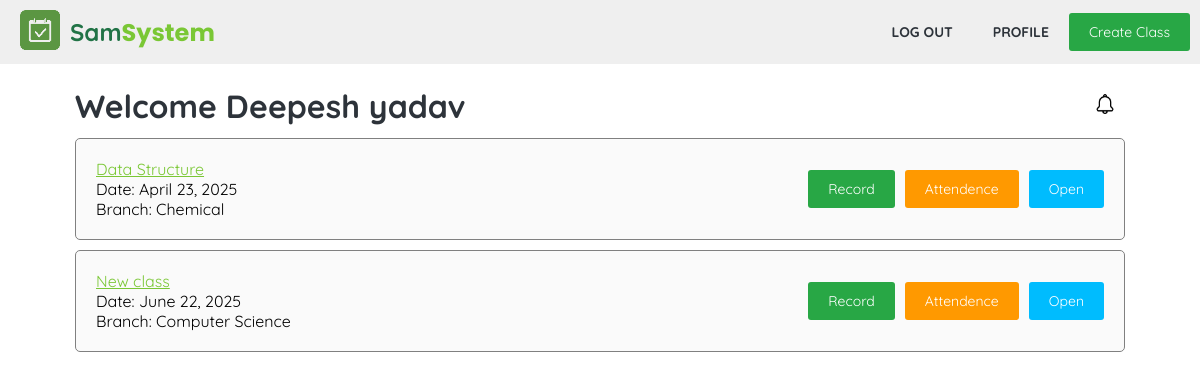
The app's page /teacher/ (signed in) with its own data.
### tables this page shows
CREATE TABLE `class` (
  `id` int(11) NOT NULL,
  `name` varchar(100) DEFAULT NULL,
  `description` text DEFAULT NULL,
  `teacher_id` int(11) DEFAULT NULL,
  `date_created` datetime DEFAULT current_timestamp(),
  `branch` int(11) DEFAULT NULL,
  `longitude` decimal(10,5) DEFAULT NULL,
  `latitude` decimal(10,5) DEFAULT NULL,
  `open_session_id` int(11) DEFAULT NULL
);

CREATE TABLE `branch` (
  `id` int(11) NOT NULL,
  `full_name` varchar(100) NOT NULL,
  `initials` varchar(10) NOT NULL
);

### teacher/index.php (the view, shortened to what this page needs)
<?php
require '../utils.php';
function getBranchName($id, $conn)
{
	$stmt = $conn->prepare("SELECT full_name FROM branch WHERE id = ?");
	$stmt->bind_param("i", $id);
	$stmt->execute();
	$stmt->bind_result($result);
	if ($stmt->fetch()) {
		return $result;
	} else {
		$stmt->close();
		return null;
	}
}
?>
<!DOCTYPE html>
<html lang="en">
<head>
	<link rel="stylesheet" href="../css/util.css">
	<link rel="stylesheet" href="../css/style.css">
</head>
<body>
	<?php require '../components/nav_sm.php'; ?>
	<div class="container mt20">
		<div class="d-fcc jc-sb">
			<h1>Welcome <?= $_SESSION['name']?></h1>
			<div class="icon-wrapper">
				<img src="/attendence/img/notification.png" alt="notifications" class="icon " id="notification-btn">
			</div>
		</div>
		<?php
		$teacher_id = $_SESSION['user_id'];
		$result = $conn->query("SELECT * FROM class WHERE teacher_id = $teacher_id");
		while($row = $result->fetch_assoc()){
			echo "<div class='user-row'>
			<div class='user-row-left'>
			<a class='link td-u' href='/attendence/class/class.php?id=". $row['id']. " '>" . $row['name'] . "</a>
			<p>Date: ".   (new DateTime($row["date_created"]))->format('F j, Y') . " </p>
			<p>Branch: " . getBranchName($row['branch'], $conn) . "</p>
			</div>
			<div class='user-row-right'>
			<a class='btn' href='/attendence/class/class_report.php?id=".  $row["id"] ." '>Record</a>
			<a class='btn btn-s back-orange' href='/attendence/class/take_attendence.php?id=".  $row["id"] ." '>Attendence</a>
			<form action='/attendence/class/open_attendence_window.php' method='get'>
				<input type='hidden' value='{$row['id']}' name='class_id'>
				<button type='submit' class='btn btn-s'>Open</button>
			</form>
			</div>
			</div>";
		}
		?>
	</div>
</body>
</html>

### css/util.css (style rules this page uses)
:root { --color-primary: #217346; --color-primary-light: #7ac735; --color-accent: #ff9900; --color-background: #fafafa; --color-text-dark: #2d333a; --color-highlight: #FFF9C4; --color-info: #00bcfe; --color-info-dark: #0095c7; --color-light-blue: #eaf4ff; --color-green: #28a745; --color-red: #dc3545; --color-green-dark:#218838; --color-red-dark: #c82333; }
.d-fcc { display: flex; justify-content: center; align-items: center; }
a { text-decoration: none; color:var(--color-text-dark) ; }
.mt20 { margin-top: 20px !important; }
.jc-sb { justify-content: space-between; }
.btn { padding: 10px 20px; font-weight: normal; background: var(--color-green); border-radius: 3px; color: white; text-align: center; cursor: pointer; transition: all 0.5s ease-out; outline: none; border: none; font-size: 14px; }
.btn-s { background: var(--color-info); }
.td-u { text-decoration: underline !important; }
.back-orange { background-color: var(--color-accent) !important; }

### css/style.css (style rules this page uses)
* { margin: 0; padding: 0; font-family: "Quicksand", sans-serif; box-sizing: border-box; }
h1 { color: var(--color-text-dark); font-weight: 700; }
.link { color: var(--color-primary-light); text-decoration: none; }
.user-row { display: flex; justify-content: space-between; align-items: center; background: var(--color-background); padding: 20px; border-radius: 5px; border: 1px solid grey; width: 100%; margin: 10px auto; }
.user-row-right { display: flex; justify-content: center; align-items: center; gap: 10px; }
.container { max-width: 1050px; margin: auto auto; }
.icon { width: 40px; padding: 10px; }
.icon-wrapper { position: relative; }

### records on screen
class: name "Data Structure", date_created "April 23, 2025", branch.full_name "Chemical"
class: name "New class", date_created "June 22, 2025", branch.full_name "Computer Science"

### other values on screen
$_SESSION['name'] "Deepesh yadav"
